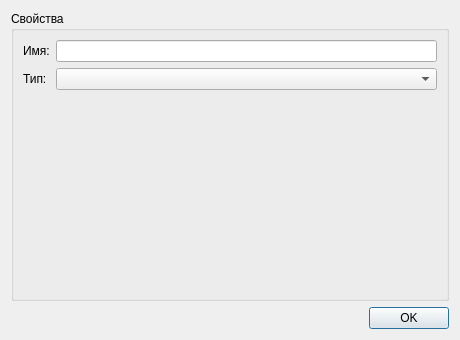
<?xml version="1.0" encoding="UTF-8"?>
<ui version="4.0"><class>Dialog</class><widget class="QDialog" name="Dialog"><property name="geometry"><rect><x>0</x><y>0</y><width>460</width><height>340</height></rect></property><property name="windowTitle"><string>#047 nested/132_grid_group_form</string></property><layout class="QVBoxLayout" name="verticalLayout"><property name="leftMargin"><number>11</number></property><property name="topMargin"><number>11</number></property><property name="rightMargin"><number>11</number></property><property name="bottomMargin"><number>11</number></property><property name="spacing"><number>6</number></property><item><widget class="QGroupBox" name="g1"><property name="title"><string>Свойства</string></property><layout class="QVBoxLayout" name="g1Layout"><property name="leftMargin"><number>9</number></property><property name="topMargin"><number>9</number></property><property name="rightMargin"><number>9</number></property><property name="bottomMargin"><number>9</number></property><property name="spacing"><number>6</number></property><item><layout class="QFormLayout" name="formLayout"><item row="0" column="0"><widget class="QLabel" name="l1"><property name="text"><string>Имя:</string></property></widget></item><item row="0" column="1"><widget class="QLineEdit" name="e1"></widget></item><item row="1" column="0"><widget class="QLabel" name="l2"><property name="text"><string>Тип:</string></property></widget></item><item row="1" column="1"><widget class="QComboBox" name="c1"></widget></item></layout></item></layout></widget></item><item><layout class="QHBoxLayout" name="buttons"><property name="leftMargin"><number>0</number></property><property name="topMargin"><number>0</number></property><property name="rightMargin"><number>0</number></property><property name="bottomMargin"><number>0</number></property><property name="spacing"><number>6</number></property><item><spacer name="horizontalSpacer"><property name="orientation"><enum>Qt::Orientation::Horizontal</enum></property><property name="sizeHint" stdset="0"><size><width>40</width><height>20</height></size></property></spacer></item><item><widget class="QPushButton" name="ok"><property name="text"><string>OK</string></property></widget></item></layout></item></layout></widget></ui>
